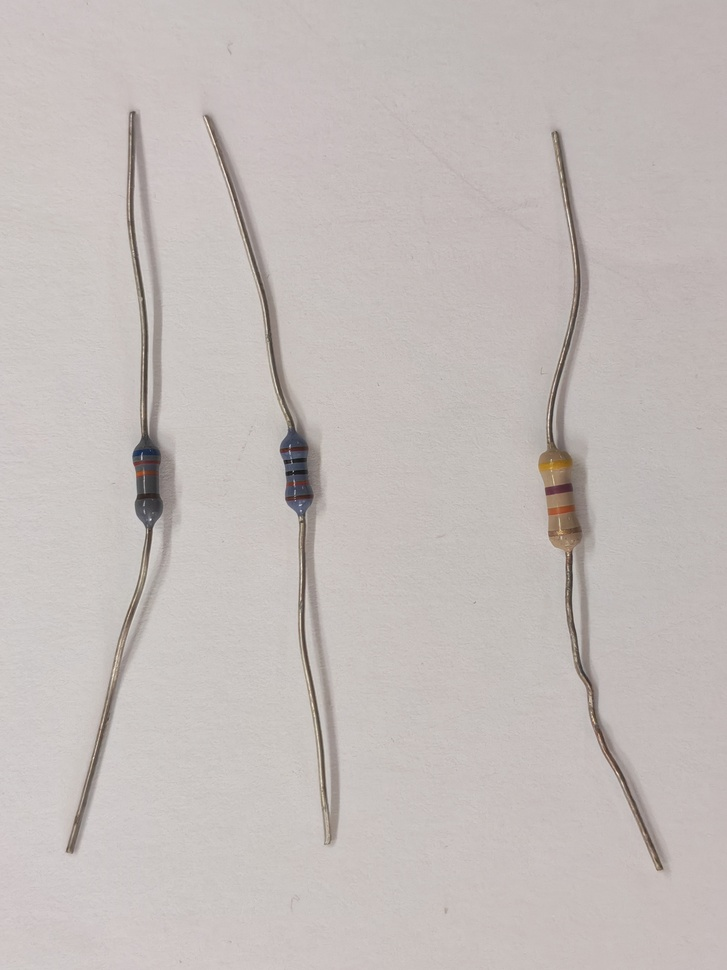
#> input picture Resistor Dataset/IMG_20261021_165521_edit_481341686314714.jpg, 727 x 970 px, shrunk from 3072 x 4096 before the run; its folder holds only this picture in this run
$ python -i stage1_preprocessing.py   (imports and definitions only)
#> lines starting #> are read from the running program, lines starting #| are printed output that depends on the picture; after the words box and inside, x2 and y2 are one past the last pixel; in counts of white or black regions, pixels touching at a corner belong together
"""
Machine Vision (UFMFRR-15-M) - Group Project
Stage 1: Radiometric & Spatial Preprocessing Module (Units 2, 4, 5)

Primary Contributor: [Group Member Name / Student ID]
Shared Unified Architecture for Task 1 (Orchard Apples) & Task 2 (Resistor Colour Bands)

Technical Overview:
-------------------
Raw RGB imaging entangles intrinsic surface reflectance (chrominance) with extrinsic
illumination geometry and intensity (luminance).
- In Task 1 (MinneApple), outdoor canopy foliage suffers from harsh solar shadowing,
  dappled lighting, and sky exposure variations.
- In Task 2 (Resistor Bands), indoor artificial bench lighting produces severe
  cylindrical specular reflection streaks and spatial intensity falloff.

This module provides a unified radiometric and spatial preprocessing pipeline:
1. Colour Space Conversion (Unit 2):
   - Vectorised exact Gonzalez & Woods RGB <-> HSI conversion (Hue, Saturation, Intensity).
   - Fast OpenCV-compatible RGB <-> HSV and RGB <-> CIE LAB transformations.
   - Decouples chromaticity (H, S) from illumination (I / V / L).
2. Contrast Normalisation (Unit 4):
   - Pure NumPy implementation of Discrete CDF (Cumulative Distribution Function)
     Histogram Equalisation.
   - Contrast Limited Adaptive Histogram Equalisation (CLAHE) to handle local
     illumination gradients without over-amplifying sensor noise.
   - Applied exclusively to the luminance channel (I/V/L) to preserve chromatic fidelity.
3. Spatial Denoising (Unit 5):
   - Non-linear Median Filtering (3x3 or 5x5) to eliminate impulse noise and narrow
     cylindrical specular glints without blurring critical object edges.
   - 2D Gaussian Kernel smoothing to attenuate high-frequency sensor noise.
4. Comprehensive Diagnostics:
   - Publication-quality multi-panel diagnostic plotting routines comparing raw vs
     preprocessed images, channel decompositions, and intensity CDF linearisation.
"""

from typing import Dict, Any, Tuple, Optional, Union
import numpy as np
import cv2
import matplotlib.pyplot as plt


# ==============================================================================
# SECTION 1: UNIT 2 - COLOUR SPACE TRANSFORMATIONS
# ==============================================================================

def rgb_to_hsi(rgb_img: np.ndarray) -> np.ndarray:
    """
    Converts an RGB image [0, 255] or [0.0, 1.0] to HSI colour space
    using the exact Gonzalez & Woods formulation (Unit 2).

    Mathematical Formulation:
      I = (R + G + B) / 3
      S = 1 - (3 / (R + G + B)) * min(R, G, B)   [for R+G+B > 0, else 0]
      theta = arccos( 0.5 * ((R - G) + (R - B)) / (sqrt((R - G)^2 + (R - B)*(G - B)) + eps) )
      H = theta if B <= G else (2*pi - theta)
      H is normalised to [0, 1], S to [0, 1], I to [0, 1].

    Parameters
    ----------
    rgb_img : np.ndarray
        Input RGB image of shape (H, W, 3), dtype uint8 or float32/float64.

    Returns
    -------
    hsi_img : np.ndarray
        Output HSI image of shape (H, W, 3), dtype float32 with values:
        - H: Hue in range [0.0, 1.0] (where 1.0 corresponds to 360 degrees)
        - S: Saturation in range [0.0, 1.0]
        - I: Intensity in range [0.0, 1.0]
    """
    if rgb_img.ndim != 3 or rgb_img.shape[2] != 3:
        raise ValueError(f"Expected 3-channel RGB image, got shape {rgb_img.shape}")

    # Normalise input to float32 in range [0.0, 1.0]
    if rgb_img.dtype == np.uint8:
        rgb = rgb_img.astype(np.float32) / 255.0
    else:
        rgb = rgb_img.astype(np.float32)
        if rgb.max() > 1.0:
            rgb = rgb / 255.0

    r = rgb[:, :, 0]
    g = rgb[:, :, 1]
    b = rgb[:, :, 2]

    eps = 1e-7

    # --- 1. Intensity (I) ---
    intensity = (r + g + b) / 3.0

    # --- 2. Saturation (S) ---
    rgb_sum = r + g + b
    min_rgb = np.minimum(np.minimum(r, g), b)
    # Avoid division by zero where rgb_sum == 0
    saturation = np.zeros_like(intensity)
    non_zero_sum = rgb_sum > eps
#> non_zero_sum: shape (970, 727) bool; every value is 1
    saturation[non_zero_sum] = 1.0 - (3.0 / rgb_sum[non_zero_sum]) * min_rgb[non_zero_sum]
    saturation = np.clip(saturation, 0.0, 1.0)

    # --- 3. Hue (H) ---
    num = 0.5 * ((r - g) + (r - b))
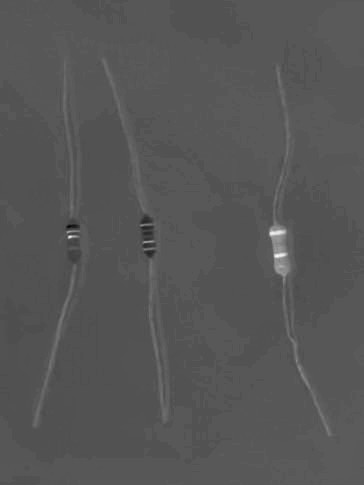
#> num: shape (970, 727) float32 (shown at 1/2 size); min -0.143, max 0.376, mean 0.0333; drawn with min black and max white
    den = np.sqrt((r - g) ** 2 + (r - b) * (g - b)) + eps

    # Clip argument of arccos to [-1.0, 1.0] to prevent numerical NaNs
    arg = np.clip(num / den, -1.0, 1.0)
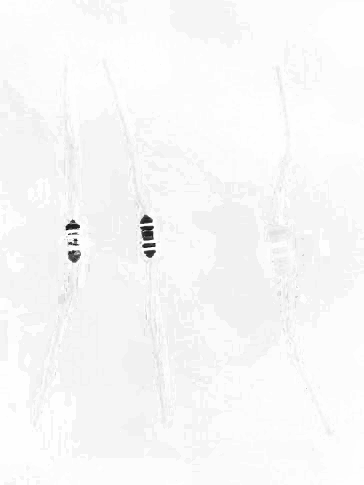
#> arg: shape (970, 727) float32 (shown at 1/2 size); min -1, max 1, mean 0.948; drawn with min black and max white
    theta = np.arccos(arg)  # theta in [0, pi]

    hue = np.zeros_like(intensity)
    # If B <= G, H = theta; if B > G, H = 2*pi - theta
    b_greater_g = b > g
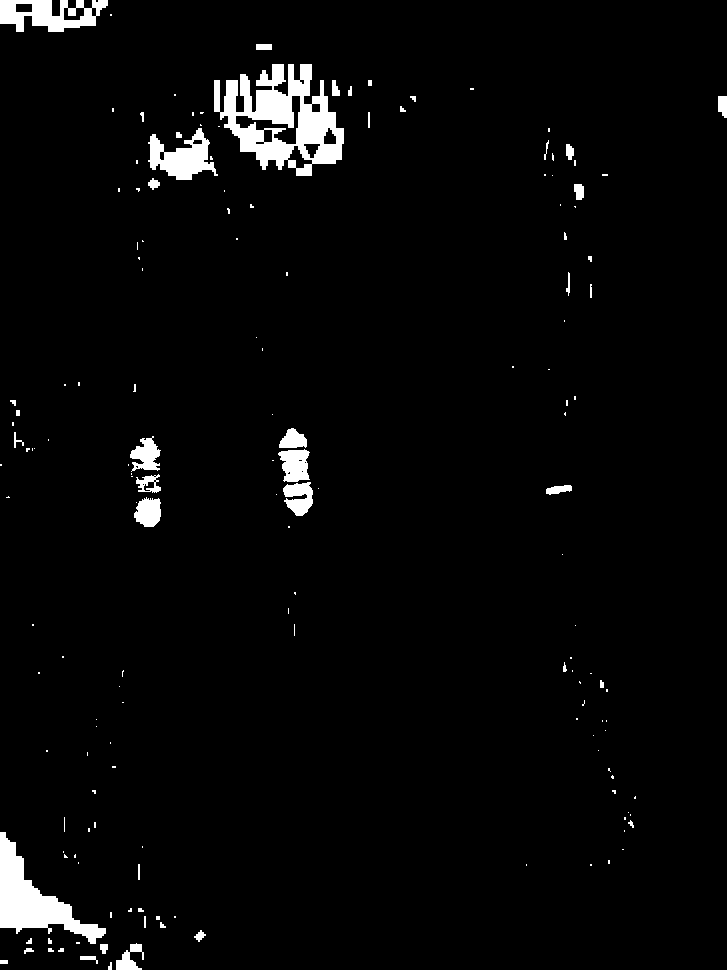
#> b_greater_g: shape (970, 727) bool; 3.1% white; 161 white regions (112 under 20 px), largest, box (x1, y1, x2, y2) and area: (214, 64, 344, 176) 7345, (0, 832, 106, 944) 4104, (0, 0, 108, 32) 2108
    hue[~b_greater_g] = theta[~b_greater_g]
    hue[b_greater_g] = (2.0 * np.pi) - theta[b_greater_g]
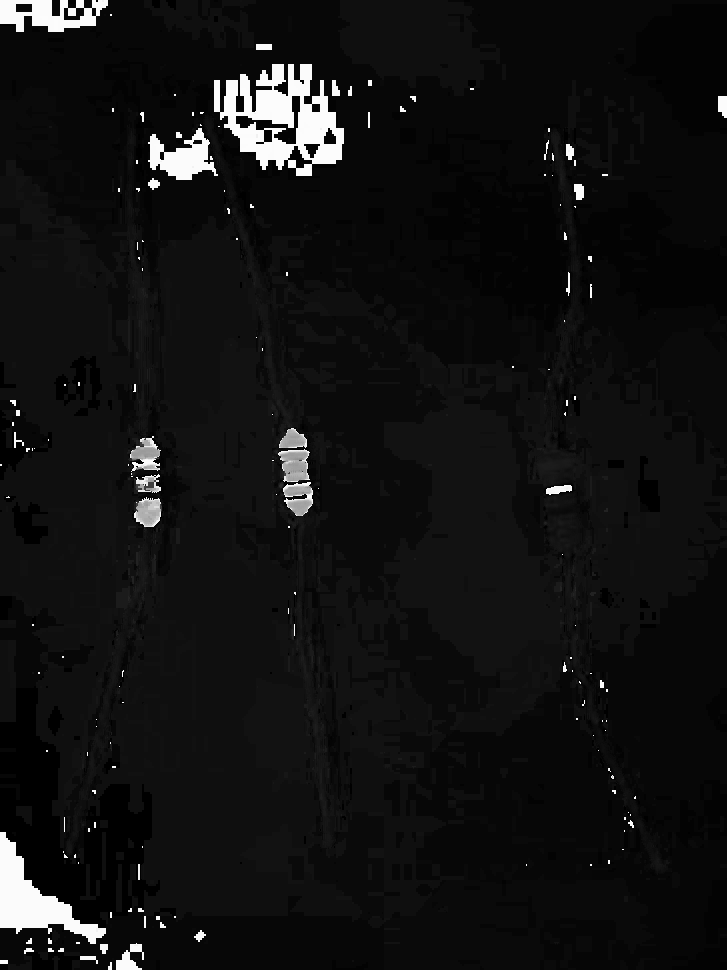
#> hue: shape (970, 727) float32; min 0.00104, max 6.26, mean 0.455; drawn with min black and max white

    # Normalise Hue to [0.0, 1.0] (0 to 360 degrees)
    hue = hue / (2.0 * np.pi)

    # For achromatic pixels (saturation == 0 or rgb_sum == 0), Hue is undefined (set to 0)
    hue[saturation < eps] = 0.0
#> hue: shape (970, 727) float32; min 0, max 0.997, mean 0.0724

    hsi = np.stack([hue, saturation, intensity], axis=-1)
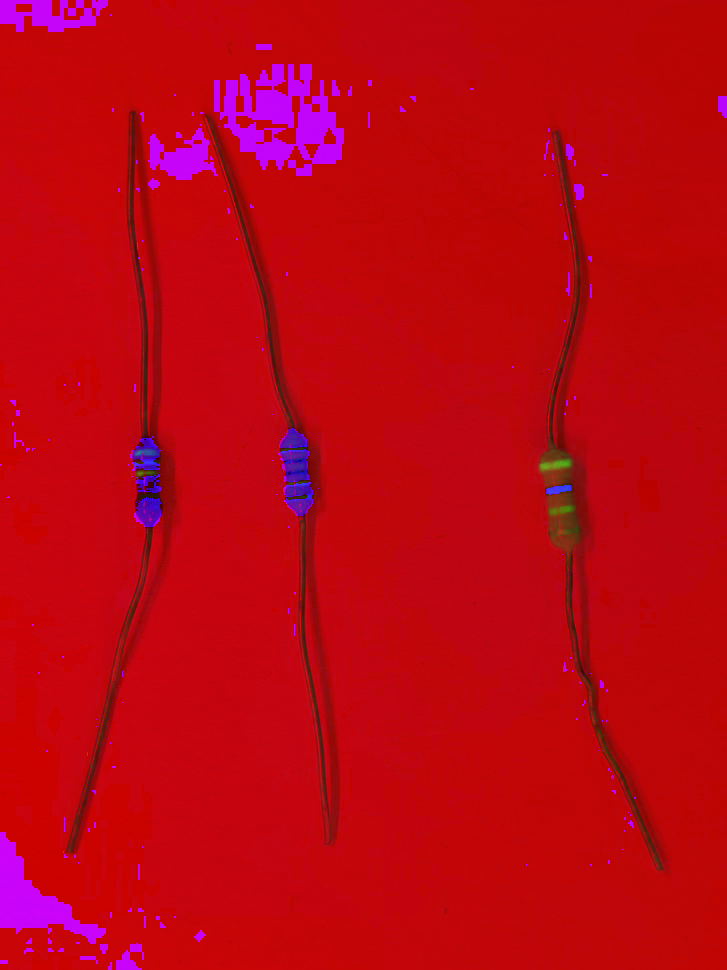
#> hsi: shape (970, 727, 3) float32; mean of channels 0, 1, 2 0.0722, 0.0237, 0.743; drawn as B, G, R
    return hsi.astype(np.float32)


def hsi_to_rgb(hsi_img: np.ndarray) -> np.ndarray:
    """
    Converts an HSI image with channels in range [0.0, 1.0] back to RGB [0, 255]
    using the exact Gonzalez & Woods sectoral reconstruction equations (Unit 2).

    Sectors:
      - Sector 1: 0 <= H < 120 deg (0 <= H < 1/3)
      - Sector 2: 120 <= H < 240 deg (1/3 <= H < 2/3)
      - Sector 3: 240 <= H < 360 deg (2/3 <= H <= 1.0)

    Parameters
    ----------
    hsi_img : np.ndarray
        Input HSI image of shape (H, W, 3), values in range [0.0, 1.0].

    Returns
    -------
    rgb_img : np.ndarray
        Reconstructed RGB image of shape (H, W, 3), dtype uint8 [0, 255].
    """
    h = hsi_img[:, :, 0] * (2.0 * np.pi)  # Convert to radians [0, 2*pi]
    s = np.clip(hsi_img[:, :, 1], 0.0, 1.0)
    i = np.clip(hsi_img[:, :, 2], 0.0, 1.0)

    r = np.zeros_like(i)
    g = np.zeros_like(i)
    b = np.zeros_like(i)

    rad_120 = 2.0 * np.pi / 3.0
    rad_240 = 4.0 * np.pi / 3.0

    # Sector 1: 0 <= H < 120 deg
    sec1 = (h >= 0.0) & (h < rad_120)
    b[sec1] = i[sec1] * (1.0 - s[sec1])
    cos_denom1 = np.cos(np.pi / 3.0 - h[sec1])
    cos_denom1 = np.where(np.abs(cos_denom1) < 1e-7, 1e-7, cos_denom1)
    r[sec1] = i[sec1] * (1.0 + (s[sec1] * np.cos(h[sec1])) / cos_denom1)
    g[sec1] = 3.0 * i[sec1] - (r[sec1] + b[sec1])

    # Sector 2: 120 <= H < 240 deg
    sec2 = (h >= rad_120) & (h < rad_240)
    h_sec2 = h[sec2] - rad_120
    r[sec2] = i[sec2] * (1.0 - s[sec2])
    cos_denom2 = np.cos(np.pi / 3.0 - h_sec2)
    cos_denom2 = np.where(np.abs(cos_denom2) < 1e-7, 1e-7, cos_denom2)
    g[sec2] = i[sec2] * (1.0 + (s[sec2] * np.cos(h_sec2)) / cos_denom2)
    b[sec2] = 3.0 * i[sec2] - (r[sec2] + g[sec2])

    # Sector 3: 240 <= H < 360 deg
    sec3 = (h >= rad_240)
    h_sec3 = h[sec3] - rad_240
    g[sec3] = i[sec3] * (1.0 - s[sec3])
    cos_denom3 = np.cos(np.pi / 3.0 - h_sec3)
    cos_denom3 = np.where(np.abs(cos_denom3) < 1e-7, 1e-7, cos_denom3)
    b[sec3] = i[sec3] * (1.0 + (s[sec3] * np.cos(h_sec3)) / cos_denom3)
    r[sec3] = 3.0 * i[sec3] - (g[sec3] + b[sec3])

    rgb = np.stack([r, g, b], axis=-1)
    rgb = np.clip(rgb, 0.0, 1.0)
    return (rgb * 255.0).round().astype(np.uint8)


def rgb_to_hsv_opencv(rgb_img: np.ndarray) -> np.ndarray:
    """Converts RGB uint8 image to HSV using OpenCV."""
    return cv2.cvtColor(rgb_img, cv2.COLOR_RGB2HSV)


def hsv_to_rgb_opencv(hsv_img: np.ndarray) -> np.ndarray:
    """Converts HSV image back to RGB using OpenCV."""
    return cv2.cvtColor(hsv_img, cv2.COLOR_HSV2RGB)


def rgb_to_lab_opencv(rgb_img: np.ndarray) -> np.ndarray:
    """Converts RGB uint8 image to CIE LAB using OpenCV."""
    return cv2.cvtColor(rgb_img, cv2.COLOR_RGB2LAB)


def lab_to_rgb_opencv(lab_img: np.ndarray) -> np.ndarray:
    """Converts CIE LAB image back to RGB using OpenCV."""
    return cv2.cvtColor(lab_img, cv2.COLOR_LAB2RGB)


# ==============================================================================
# SECTION 2: UNIT 4 - CONTRAST NORMALISATION & HISTOGRAM EQUALISATION
# ==============================================================================

def histogram_equalization_cdf(channel: np.ndarray) -> Tuple[np.ndarray, np.ndarray, np.ndarray]:
    """
    Applies Global Histogram Equalisation to a single-channel 8-bit image
    from first principles using the Cumulative Distribution Function (CDF) mapping (Unit 4).

    Mathematical Formulation:
      p(r_k) = n_k / (M * N)
      CDF(k) = sum_{j=0}^k p(r_j)
      s_k = round( (CDF(k) - CDF_min) / (1 - CDF_min) * (L - 1) )
      where L = 256 for 8-bit depth.

    Parameters
    ----------
    channel : np.ndarray
        Single-channel 2D array, dtype uint8 [0, 255].

    Returns
    -------
    equalized_channel : np.ndarray
        Equalised 2D array, dtype uint8.
    hist : np.ndarray
        Original histogram of shape (256,).
    cdf_normalized : np.ndarray
        Normalised CDF curve of shape (256,), values in [0, 1].
    """
    if channel.ndim != 2:
        raise ValueError(f"Expected 2D single channel, got shape {channel.shape}")
    if channel.dtype != np.uint8:
        channel = np.clip(channel, 0, 255).astype(np.uint8)

    # Compute discrete histogram
    hist, _ = np.histogram(channel.flatten(), bins=256, range=[0, 256])

    # Cumulative Distribution Function (CDF)
    cdf = hist.cumsum()
    cdf_max = cdf[-1]
    cdf_normalized = cdf / float(cdf_max)

    # Masked CDF mapping to eliminate flat minimum offset
    cdf_m = np.ma.masked_equal(cdf, 0)
    cdf_min = cdf_m.min()

    if cdf_max > cdf_min:
        # Standard dynamic range stretching mapping
        lut = (cdf_m - cdf_min) * 255.0 / (cdf_max - cdf_min)
    else:
        lut = cdf_m * 0

    lut = np.ma.filled(lut, 0).round().astype(np.uint8)

    # Apply Look-Up Table (LUT) transformation
    equalized_channel = lut[channel]
    return equalized_channel, hist, cdf_normalized


def apply_clahe(channel: np.ndarray,
                clip_limit: float = 2.5,
                tile_grid_size: Tuple[int, int] = (8, 8)) -> np.ndarray:
    """
    Applies Contrast Limited Adaptive Histogram Equalisation (CLAHE) to a
    single-channel 8-bit image (Unit 4).

    Parameters
    ----------
    channel : np.ndarray
        Single-channel 2D array, dtype uint8.
    clip_limit : float
        Threshold for contrast limiting. Prevents noise amplification in flat regions.
    tile_grid_size : Tuple[int, int]
        Size of the contextual grid tiles (default: 8x8).

    Returns
    -------
    clahe_channel : np.ndarray
        Locally contrast-normalised 2D array, dtype uint8.
    """
    if channel.dtype != np.uint8:
        channel = np.clip(channel, 0, 255).astype(np.uint8)
    clahe = cv2.createCLAHE(clipLimit=clip_limit, tileGridSize=tile_grid_size)
    return clahe.apply(channel)


# ==============================================================================
# SECTION 3: UNIT 5 - SPATIAL DENOISING (MEDIAN & GAUSSIAN FILTERING)
# ==============================================================================

def apply_spatial_denoising(channel: np.ndarray,
                           median_ksize: int = 3,
                           gaussian_ksize: int = 3,
                           gaussian_sigma: float = 0.8) -> np.ndarray:
    """
    Applies non-linear Median Filtering followed by linear Gaussian Smoothing (Unit 5).

    Engineering Rationale:
      - Median Filter (Unit 5): Non-linear rank-order filter. It completely eliminates
        impulse noise (salt-and-pepper) and narrow specular reflection glints without
        blurring sharp colour boundaries (unlike a linear averaging filter, which causes
        edge bleeding).
      - Gaussian Filter (Unit 5): Smooths high-frequency sensor noise using a symmetric
        2D bell-shaped kernel.

    Parameters
    ----------
    channel : np.ndarray
        Input 2D channel or 3D image, dtype uint8.
    median_ksize : int
        Median filter kernel size (must be an odd integer, e.g. 3 or 5).
    gaussian_ksize : int
        Gaussian filter kernel size (must be an odd integer, e.g. 3 or 5).
    gaussian_sigma : float
        Gaussian standard deviation (sigma).

    Returns
    -------
    denoised_channel : np.ndarray
        Spatially filtered channel or image.
    """
    out = channel.copy()
    if median_ksize > 1:
        if median_ksize % 2 == 0:
            median_ksize += 1
        out = cv2.medianBlur(out, median_ksize)

    if gaussian_ksize > 1:
        if gaussian_ksize % 2 == 0:
            gaussian_ksize += 1
        out = cv2.GaussianBlur(out, (gaussian_ksize, gaussian_ksize), gaussian_sigma)

    return out


# ==============================================================================
# SECTION 4: UNIFIED CONFIGURATIONS & PREPROCESSING PIPELINE
# ==============================================================================

# Default configuration dictionaries tailored to each domain's physical challenges:
DEFAULT_APPLE_CONFIG: Dict[str, Any] = {
    "colour_space": "hsi",          # 'hsi', 'hsv', or 'lab'
    "equalisation_method": "clahe",  # 'clahe', 'global_he', or 'none'
    "clahe_clip_limit": 2.5,        # Prevents blowing out sunlit foliage
    "clahe_tile_grid_size": (8, 8), # Local adaptive tiles
    "median_ksize": 3,              # 3x3 median: preserves tiny distant apple edges while removing leaf speckle
    "gaussian_ksize": 3,            # 3x3 Gaussian smoothing
    "gaussian_sigma": 0.8,
    "denoise_target": "intensity",  # Denoise intensity channel to preserve chroma transitions
}

DEFAULT_RESISTOR_CONFIG: Dict[str, Any] = {
    "colour_space": "hsi",          # 'hsi', 'hsv', or 'lab'
    "equalisation_method": "clahe",  # 'clahe', 'global_he', or 'none'
    "clahe_clip_limit": 2.0,        # Controlled contrast on resistor bodies
    "clahe_tile_grid_size": (8, 8),
    "median_ksize": 5,              # 5x5 median: critical for removing specular glare streaks along cylinder
    "gaussian_ksize": 3,            # 3x3 Gaussian smoothing
    "gaussian_sigma": 1.0,
    "denoise_target": "intensity",  # Denoise intensity channel
}


class Stage1Preprocessor:
    """
    Unified Stage 1 Preprocessing Class.
    Accepts task-specific configurations for both Orchard Apple Counting
    and Multi-Resistor Colour Band Classification.
    """

    def __init__(self, config: Optional[Dict[str, Any]] = None, mode: str = "apple"):
        """
        Initialises preprocessor with task-specific configuration.

        Parameters
        ----------
        config : dict, optional
            Configuration dictionary. If None, uses mode default.
        mode : str
            Either 'apple' or 'resistor'.
        """
        if config is None:
            if mode == "apple":
                self.config = DEFAULT_APPLE_CONFIG.copy()
            elif mode == "resistor":
                self.config = DEFAULT_RESISTOR_CONFIG.copy()
            else:
                self.config = DEFAULT_APPLE_CONFIG.copy()
        else:
            self.config = config.copy()

    def process(self, rgb_img: np.ndarray) -> Dict[str, Any]:
        """
        Executes Stage 1 preprocessing on an input RGB image.

        Pipeline Stages:
          1. Validation & Colour Space Decomposition (RGB -> HSI / HSV / LAB).
          2. Contrast Normalisation (CLAHE / Global HE) on the Luminance channel.
          3. Spatial Denoising (Median + Gaussian) on the Luminance channel.
          4. Re-synthesis of Preprocessed RGB image for downstream visualisation.

        Parameters
        ----------
        rgb_img : np.ndarray
            Input RGB image, shape (H, W, 3), dtype uint8.

        Returns
        -------
        result : dict
            Dictionary containing:
            - 'original_rgb': Original input image.
            - 'preprocessed_rgb': Radiometrically normalised and denoised RGB image.
            - 'colour_space': Name of colour space used.
            - 'channel_1': 2D array (e.g. Hue [0, 255] or float).
            - 'channel_2': 2D array (e.g. Saturation [0, 255] or float).
            - 'channel_3_raw': Raw Intensity / Value / Luminance [0, 255].
            - 'channel_3_eq': Contrast-equalised Intensity / Value / Luminance [0, 255].
            - 'channel_3_denoised': Final denoised Intensity / Value / Luminance [0, 255].
            - 'raw_hist': 256-bin histogram of raw luminance.
            - 'raw_cdf': Normalised CDF of raw luminance.
            - 'eq_hist': 256-bin histogram of equalised luminance.
            - 'eq_cdf': Normalised CDF of equalised luminance.
        """
        if rgb_img.ndim != 3 or rgb_img.shape[2] != 3:
            raise ValueError(f"Expected 3-channel RGB image, got shape {rgb_img.shape}")

        if rgb_img.dtype != np.uint8:
            rgb_uint8 = np.clip(rgb_img, 0, 255).astype(np.uint8)
        else:
            rgb_uint8 = rgb_img.copy()

        cspace = self.config.get("colour_space", "hsi").lower()
        eq_method = self.config.get("equalisation_method", "clahe").lower()
        clip_limit = self.config.get("clahe_clip_limit", 2.5)
        tile_grid = tuple(self.config.get("clahe_tile_grid_size", (8, 8)))
        med_k = self.config.get("median_ksize", 3)
        gauss_k = self.config.get("gaussian_ksize", 3)
        gauss_s = self.config.get("gaussian_sigma", 0.8)
        denoise_target = self.config.get("denoise_target", "intensity")

        # Step 1: Colour Space Decomposition
        if cspace == "hsi":
            hsi = rgb_to_hsi(rgb_uint8)
            h = hsi[:, :, 0]  # [0.0, 1.0]
            s = hsi[:, :, 1]  # [0.0, 1.0]
            i_float = hsi[:, :, 2]  # [0.0, 1.0]
            ch3_raw_u8 = (i_float * 255.0).round().astype(np.uint8)
            ch1_display = (h * 255.0).round().astype(np.uint8)
#> (the rest of the program and of its run is left out)
